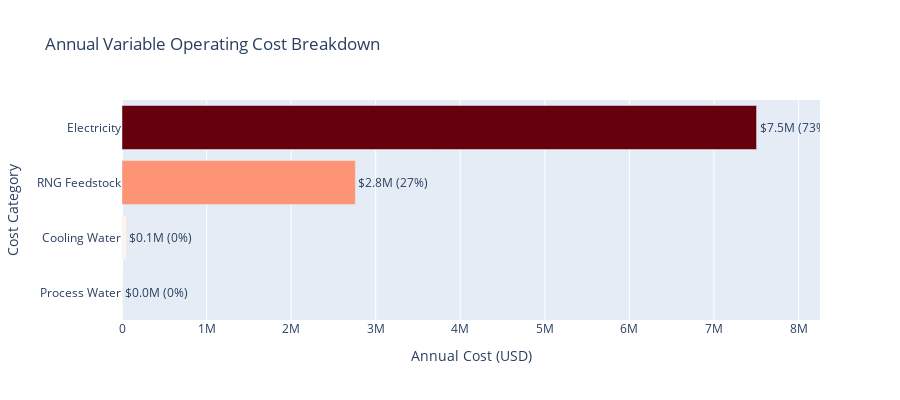

Notebook cell for this chart:
### Code cell
# Create cost breakdown
cost_data = pd.DataFrame({
    'Cost Category': ['RNG Feedstock', 'Electricity', 'Cooling Water', 'Process Water'],
    'Annual Cost': [rng_cost, electricity_cost, cooling_water_cost, process_water_cost],
    'Percent of Total': [
        rng_cost/variable_opex*100,
        electricity_cost/variable_opex*100,
        cooling_water_cost/variable_opex*100,
        process_water_cost/variable_opex*100
    ]
})

# Sort by cost
cost_data = cost_data.sort_values('Annual Cost', ascending=True)

fig = go.Figure()

fig.add_trace(go.Bar(
    y=cost_data['Cost Category'],
    x=cost_data['Annual Cost'],
    orientation='h',
    text=[f'${x/1e6:.1f}M ({p:.0f}%)' for x, p in zip(cost_data['Annual Cost'], cost_data['Percent of Total'])],
    textposition='outside',
    marker=dict(
        color=cost_data['Annual Cost'],
        colorscale='Reds',
        showscale=False
    )
))

fig.update_layout(
    title='Annual Variable Operating Cost Breakdown',
    xaxis_title='Annual Cost (USD)',
    yaxis_title='Cost Category',
    height=400
)

max_value = cost_data['Annual Cost'].max()
fig.update_xaxes(range=[0, max_value * 1.1])
fig.show()

print(f"\n📊 Cost Analysis:")
print(f"   Electricity is {electricity_cost/variable_opex*100:.1f}% of variable operating costs")
print(f"   Total variable OpEx: ${variable_opex/1e6:.2f}M")
print(f"   Gross Margin: {gross_margin/total_revenue*100:.1f}%")
print(f"\n💡 Key Insight:")
print(f"   Electricity is the dominant operating cost. Process economics are")
print(f"   likely sensitive to electricity prices and availability of renewable power.")

### Figure 1 — Plotly figure (JSON) as saved in the notebook; plotly's stock layout.template omitted (floating-point values rounded to 4 significant figures)
{"data": [{"marker": {"color": [542.4, 51190.0, 2759000.0, 7503000.0], "colorscale": [[0, "rgb(255,245,240)"], [0.125, "rgb(254,224,210)"], [0.25, "rgb(252,187,161)"], [0.375, "rgb(252,146,114)"], [0.5, "rgb(251,106,74)"], [0.625, "rgb(239,59,44)"], [0.75, "rgb(203,24,29)"], [0.875, "rgb(165,15,21)"], [1, "rgb(103,0,13)"]], "showscale": false}, "orientation": "h", "text": ["$0.0M (0%)", "$0.1M (0%)", "$2.8M (27%)", "$7.5M (73%)"], "textposition": "outside", "type": "bar", "x": [542.4, 51190.0, 2759000.0, 7503000.0], "y": ["Process Water", "Cooling Water", "RNG Feedstock", "Electricity"]}], "layout": {"height": 400, "title": {"text": "Annual Variable Operating Cost Breakdown"}, "xaxis": {"range": [0, 8254000.0], "title": {"text": "Annual Cost (USD)"}}, "yaxis": {"title": {"text": "Cost Category"}}}}
